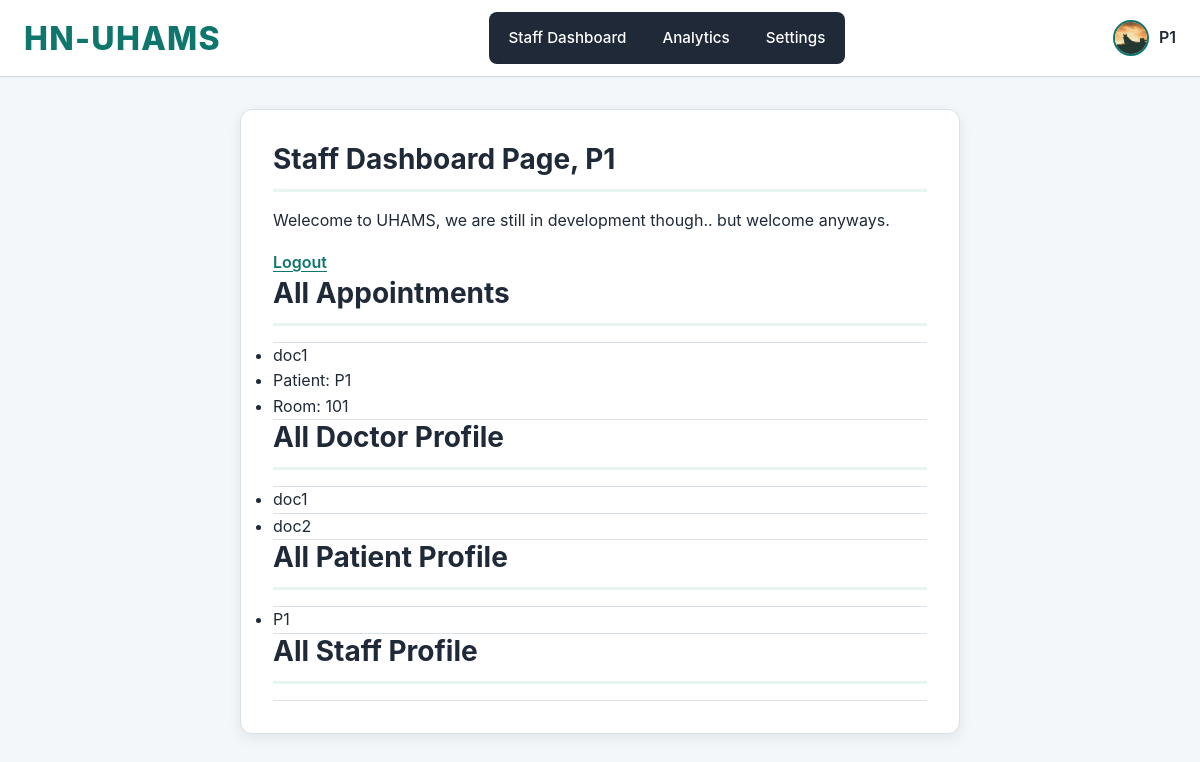
The app's page /staffs/staff-dashboard/ (signed in), older data.
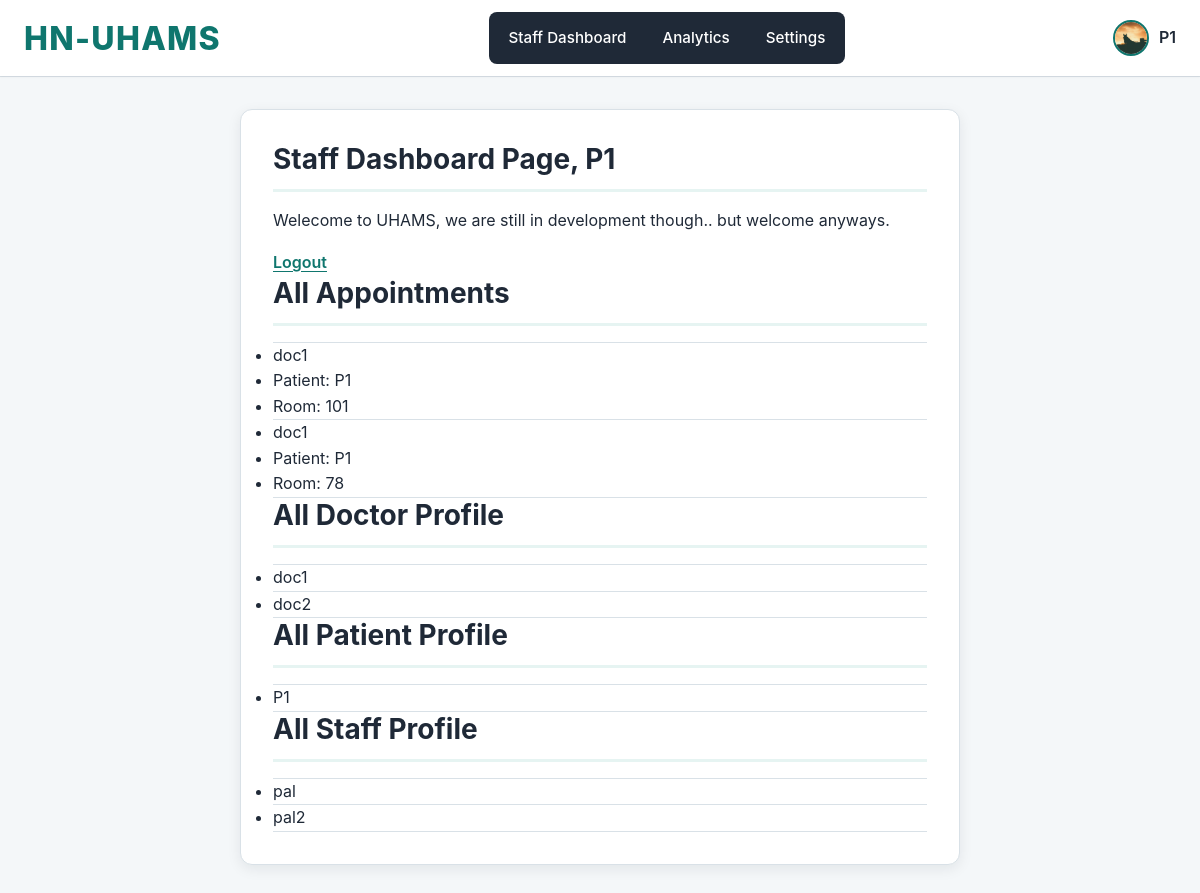
The same page, newer data.
### core/models.py (models this page shows)
class User(AbstractUser):
    class Role(models.TextChoices):
        STAFF = 'STAFF', 'Staff'
        DOCTOR = 'DOCTOR', 'Doctor'
        PATIENT = 'PATIENT', 'Patient'
        DRIVER = 'DRIVER', 'Driver'
    role = models.CharField(max_length=20, choices=Role.choices, default=Role.PATIENT)
    phone = models.CharField(max_length=20)

### appointments/models.py (models this page shows, shortened)
class Appointment(models.Model):
    class Status(models.TextChoices):
        PENDING_CONFIRMATION = "PENDING_CONFIRMATION", "Pending Confirmation"
        CONFIRMED = "CONFIRMED", "Confirmed"
        SCHEDULED_WAITING = "SCHEDULED_WAITING", "Scheduled Waiting"
        DONE = "DONE", "Done"
    status = models.CharField(
        max_length=30,
        choices=Status.choices,
        default=Status.PENDING_CONFIRMATION,
    )
    doctor = models.ForeignKey(DoctorProfile, on_delete=models.CASCADE)
    patient = models.ForeignKey(PatientProfile, on_delete=models.CASCADE)
    time_block = models.ForeignKey(TimeBlock, on_delete=models.CASCADE, null=True, blank=True)
    date = models.DateField(default=timezone.now)
    room_number = models.CharField(max_length=10, default="000")

### doctors/models.py (models this page shows, shortened)
class DoctorProfile(models.Model):
    user = models.OneToOneField(settings.AUTH_USER_MODEL, on_delete=models.CASCADE)
    specialization = models.CharField(max_length=255)
    licenseNumber = models.CharField(max_length=255)
    consultationFee = models.IntegerField()

### patients/models.py (models this page shows, shortened)
class PatientProfile(models.Model):
    user = models.OneToOneField(settings.AUTH_USER_MODEL, on_delete=models.CASCADE)
    bloodGroup = models.CharField(max_length=100)
    emergencyContact = models.CharField(max_length=100)

### staffs/models.py (models this page shows, shortened)
class StaffProfile(models.Model):
    user = models.OneToOneField(settings.AUTH_USER_MODEL, on_delete=models.CASCADE)
    title = models.CharField(max_length=255)
    availability_status = models.BooleanField(default=True)
    current_assignment = models.CharField(max_length=255, blank=True)
    department = models.CharField(max_length=255)
    access_level = models.CharField(max_length=255)

### staffs/views.py (the view)
# urls.py: path('staff-dashboard/', views.staff_dashboard, name='staff-dashboard'),
@custom_login_required
def staff_dashboard(request):
    appointments = Appointment.objects.all()
    doctors = DoctorProfile.objects.all()
    patients = PatientProfile.objects.all()
    staffs= StaffProfile.objects.all()
    return render(request,'staffs-templates/staff-dashboard.html', {'appointments': appointments,'doctors': doctors,'patients': patients,'staffs': staffs})

### core/context_processors.py (called while the page is built)
def load_logged_in_user(request):
    user_id = request.session.get('user_id')
    if user_id:
        try:
            user = User.objects.get(id=user_id)
            return {'logged_in_user': user}
        except User.DoesNotExist:
            pass
    return {'logged_in_user': None}

def custom_login_required(view_func):
    @wraps(view_func)
    def wrapper(request, *args, **kwargs):
        if 'user_id' not in request.session:
            return redirect('login')  # Redirect to your login URL name
        return view_func(request, *args, **kwargs)
    return wrapper

### templates/staffs-templates/staff-dashboard.html (shortened to what this page needs)
{% extends 'base.html' %}
{% block content %}
    <h1>Staff Dashboard Page, {{ logged_in_user.username }}</h1>
    <p> Welecome to UHAMS, we are still in development though.. but welcome anyways.</p>
    <a href="{% url 'logout' %}">Logout</a>
<h1> All Appointments </h1>
<ul>
    <hr>
        {% for item  in appointments %}
        <li>{{ item.doctor.user.username}} </li>
        <li>Patient: {{item.patient.user.username}}</li>
        <li>Room: {{item.room_number}}</li>
<hr>
        {% endfor %}
    </ul>
<h1> All Doctor Profile </h1>
<ul>
    <hr>
        {% for item  in doctors %}
        <li>{{ item.user.username}} </li>
<hr>
        {% endfor %}
    </ul>
<h1>  All Patient  Profile </h1>
<ul>
    <hr>
        {% for item  in patients %}
        <li>{{ item.user.username}} </li>
<hr>
     {% endfor %}
</ul>
<h1>  All Staff  Profile </h1>
<ul>
    <hr>
        {% for item  in staffs %}
        <li>{{ item.user.username}} </li>
<hr>
     {% endfor %}
</ul>
{% endblock %}

### templates/base.html (shortened to what this page needs)
{% load static %}
<!DOCTYPE html>
<html lang="en">
<head>
    <link rel="stylesheet" href="{% static 'css/style.css' %}">
</head>
<body>
    <header>
        <nav>
            <a href="{% url 'home' %}" class="hospital-name">HN-UHAMS</a>
            <ul class="menu">
                <li><a href="{% url 'staff-dashboard' %}">Staff Dashboard</a></li>
                <li><a href="#">Analytics</a></li>
                <li><a href="#">Settings</a></li>
            </ul>
            <div class="user-profile">
            {% if logged_in_user %}
                <img src="{% static 'images/horse-profile-pic.jpg' %}" width="20px">
                <span class="user-name">{{ logged_in_user.username }}</span>
            {% endif %}
            </div>
        </nav>
    </header>
    <hr>
    <main>
        {% block content %}{% endblock %}
    </main>
</body>
</html>

### static/css/style.css (style rules this page uses)
:root { --color-primary: #0f766e; --color-primary-dark: #0b5d57; --color-primary-soft: #e6f4f2; --color-nav: #1f2937; --color-nav-hover: #111827; --color-bg: #f4f7f9; --color-surface: #ffffff; --color-text: #1f2937; --color-muted: #6b7280; --color-border: #d9e1e7; --color-danger: #b91c1c; --radius: 8px; --shadow-sm: 0 1px 2px rgba(15, 23, 42, 0.06); --shadow-md: 0 4px 14px rgba(15, 23, 42, 0.08); --font-stack: "Inter", "Segoe UI", system-ui, -apple-system, Roboto, "Helvetica Neue", Arial, sans-serif; }
* { padding: 0; margin: 0; box-sizing: border-box; }
html { scroll-behavior: smooth; }
body { min-height: 100vh; font-family: var(--font-stack); font-size: 1rem; line-height: 1.6; color: var(--color-text); background-color: var(--color-bg); -webkit-font-smoothing: antialiased; }
img { max-width: 100%; display: block; }
a { color: var(--color-primary); text-underline-offset: 3px; transition: color 0.15s ease; }
hr { border: 0; height: 1px; background-color: var(--color-border); }
header { background-color: var(--color-surface); box-shadow: var(--shadow-sm); position: sticky; top: 0; z-index: 10; }
nav { display: flex; justify-content: space-between; align-items: center; flex-wrap: wrap; gap: 12px 24px; max-width: 1200px; margin: 0 auto; padding: 12px 24px; }
.hospital-name { text-decoration: none; font-size: xx-large; font-weight: 800; letter-spacing: 0.04em; color: var(--color-primary); }
nav ul { list-style-type: none; margin: 0; padding: 4px; display: flex; gap: 4px; overflow: hidden; background-color: var(--color-nav); border-radius: var(--radius); }
nav ul li { float: left; }
nav ul li a { display: block; color: #ffffff; text-align: center; padding: 10px 16px; text-decoration: none; font-size: 0.95rem; font-weight: 500; border-radius: 6px; transition: background-color 0.15s ease; }
.user-profile { display: flex; align-items: center; gap: 10px; text-decoration: none; font-size: x-large; min-width: 40px; }
.user-profile img { width: 36px; height: 36px; object-fit: cover; border-radius: 50%; border: 2px solid var(--color-primary); }
.user-name { font-size: 1rem; font-weight: 600; }
main { max-width: 720px; margin: 32px auto; padding: 32px; background-color: var(--color-surface); border: 1px solid var(--color-border); border-radius: 12px; box-shadow: var(--shadow-md); }
h1 { font-size: 1.75rem; line-height: 1.25; margin-bottom: 16px; padding-bottom: 12px; border-bottom: 3px solid var(--color-primary-soft); color: var(--color-nav); }
main p { margin-bottom: 12px; }
main > a { display: inline-block; margin-top: 4px; font-weight: 600; }

Row changes from the older to the newer data that the page shows:
added Appointment: doctor.user.username "doc1", patient.user.username "P1", room_number "78"
added StaffProfile: user.username "pal"
added StaffProfile: user.username "pal2"
